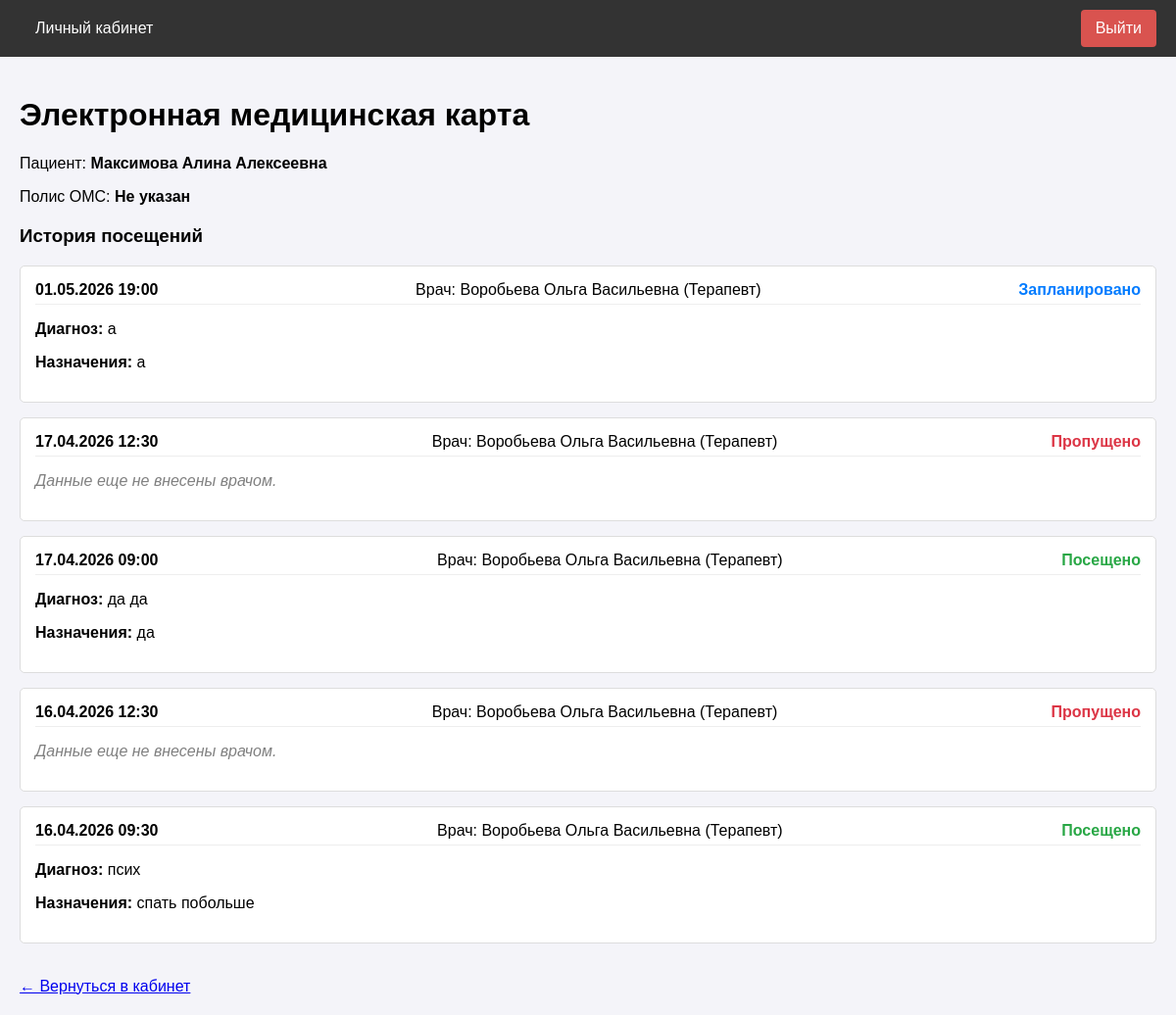
/patient/medical-card (signed in), run on an earlier commit of the app's database.
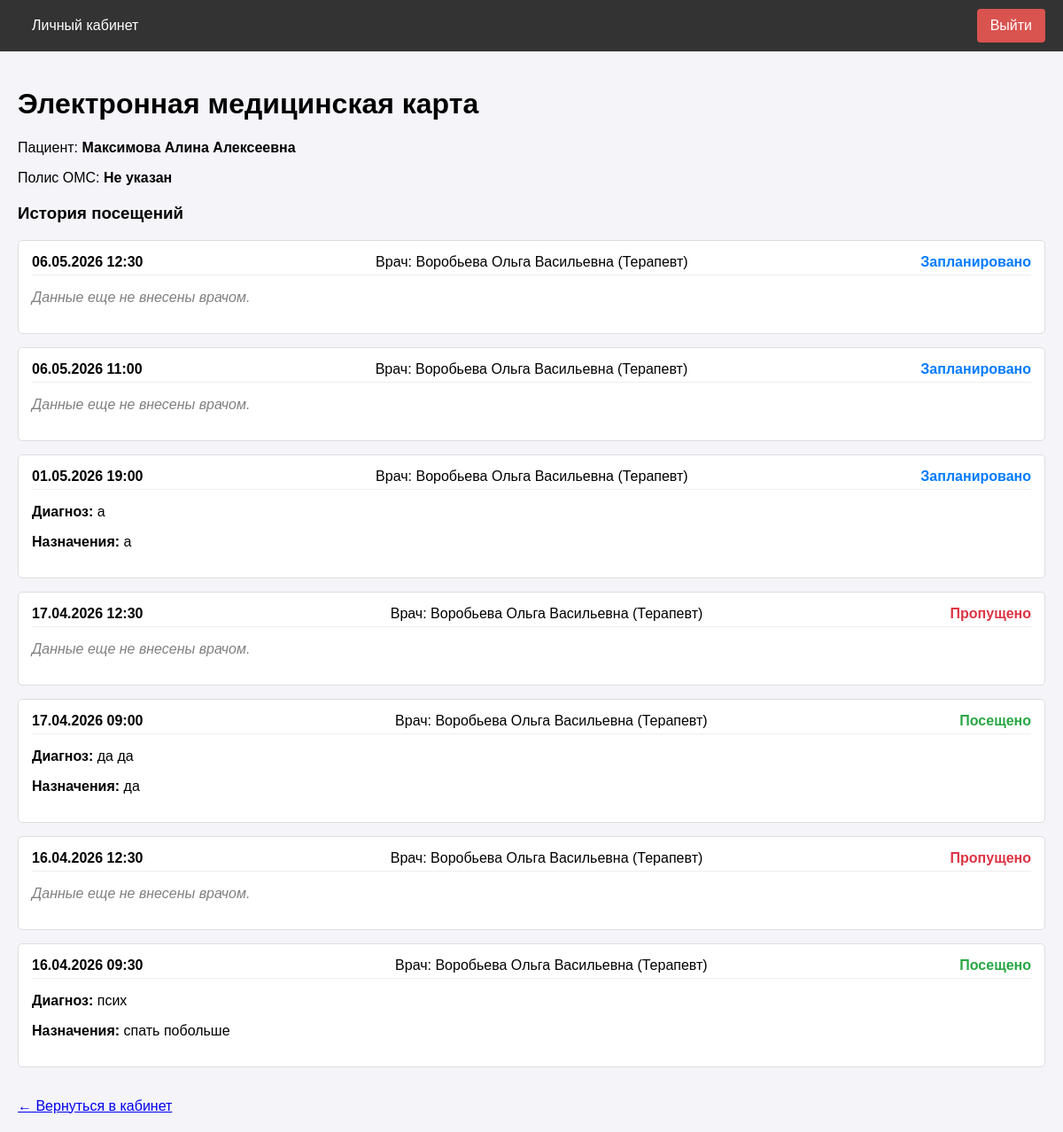
And on a later commit of the database.
### app/models.py (models this page shows, shortened)
class Appointment(db.Model):
    __tablename__ = 'appointments'
    id = db.Column(db.Integer, primary_key=True)
    patient_id = db.Column(db.Integer, db.ForeignKey('users.id'), nullable=False)
    doctor_id = db.Column(db.Integer, db.ForeignKey('users.id'), nullable=False)
    slot_id = db.Column(db.Integer, db.ForeignKey('schedule_slots.id'), nullable=False)
    status = db.Column(db.String(20), default='scheduled') # scheduled, completed, cancelled
    created_at = db.Column(db.DateTime, default=datetime.utcnow)
    diagnosis = db.Column(db.Text, nullable=True)
    prescription = db.Column(db.Text, nullable=True)
    @property
    def display_status(self):
        from datetime import datetime
        if self.status == 'cancelled':
            return 'Отменено'
        now = datetime.now()
        if self.slot.start_time > now:
            return 'Запланировано'
        if self.diagnosis or self.prescription:
            return 'Посещено'
        return 'Пропущено'

class ScheduleSlot(db.Model):
    __tablename__ = 'schedule_slots'
    id = db.Column(db.Integer, primary_key=True)
    doctor_id = db.Column(db.Integer, db.ForeignKey('users.id'), nullable=False)
    start_time = db.Column(db.DateTime, nullable=False, index=True)
    end_time = db.Column(db.DateTime, nullable=False)
    is_available = db.Column(db.Boolean, default=True) # True - свободно, False - занято/отменено
    appointment = db.relationship('Appointment', uselist=False, backref='slot')

class User(UserMixin, db.Model):
    __tablename__ = 'users'
    id = db.Column(db.Integer, primary_key=True)
    username = db.Column(db.String(64), index=True, unique=True)
    email = db.Column(db.String(120), index=True, unique=True)
    phone = db.Column(db.String(20), index=True, unique=True)
    password_hash = db.Column(db.String(256))
    role = db.Column(db.String(20), index=True, default='patient')
    specialty = db.Column(db.String(100), nullable=True) # Для врача
    office_number = db.Column(db.String(10), nullable=True) # Для врача
    oms_number = db.Column(db.String(20), nullable=True) # Для пациента
    created_at = db.Column(db.DateTime, default=datetime.utcnow)
    appointments_as_patient = db.relationship('Appointment', foreign_keys='Appointment.patient_id', backref='patient', lazy='dynamic')
    appointments_as_doctor = db.relationship('Appointment', foreign_keys='Appointment.doctor_id', backref='doctor', lazy='dynamic')
    schedule_slots = db.relationship('ScheduleSlot', backref='doctor', lazy='dynamic')
    action_logs = db.relationship('ActionLog', backref='user', lazy='dynamic')

### app/patient/routes.py (the view)
@bp.route('/medical-card')
@login_required
@role_required('patient')
def medical_card():
    appointments = Appointment.query\
        .join(ScheduleSlot, Appointment.slot_id == ScheduleSlot.id)\
        .filter(Appointment.patient_id == current_user.id)\
        .order_by(ScheduleSlot.start_time.desc())\
        .all()
    return render_template('patient/medical_card.html', title='Медицинская карта', appointments=appointments)

### app/models.py (called while the page is built)
@login_manager.user_loader
def load_user(user_id):
    return User.query.get(int(user_id))

### app/utils.py (called while the page is built)
def role_required(role):
    def decorator(f):
        @wraps(f)
        def decorated_function(*args, **kwargs):
            if not current_user.is_authenticated:
                return redirect(url_for('auth.login'))
            if current_user.role != role:
                flash('У вас нет доступа к этой странице.')
                return redirect(url_for('main.index'))
            return f(*args, **kwargs)
        return decorated_function
    return decorator

### app/templates/patient/medical_card.html
{% extends "base.html" %}
{% block content %}
<h1>Электронная медицинская карта</h1>
<p>Пациент: <strong>{{ current_user.username }}</strong></p>
<p>Полис ОМС: <strong>{{ current_user.oms_number or 'Не указан' }}</strong></p>
<div style="margin-top: 20px;">
    <h3>История посещений</h3>
    {% if appointments %}
        {% for appt in appointments %}
        <div style="border: 1px solid #ddd; padding: 15px; margin-bottom: 15px; border-radius: 5px; background-color: #fff;">
            <div style="display: flex; justify-content: space-between; border-bottom: 1px solid #eee; padding-bottom: 5px; margin-bottom: 10px;">
                <strong>{{ appt.slot.start_time.strftime('%d.%m.%Y %H:%M') }}</strong>
                <span>Врач: {{ appt.doctor.username }} ({{ appt.doctor.specialty }})</span>
                <span style="color: {% if appt.display_status == 'Запланировано' %}#007bff{% elif appt.display_status == 'Посещено' %}#28a745{% elif appt.display_status == 'Пропущено' %}#dc3545{% else %}#6c757d{% endif %}; font-weight: bold;">
                    {{ appt.display_status }}
                </span>
            </div>
            {% if appt.diagnosis %}
            <p><strong>Диагноз:</strong> {{ appt.diagnosis }}</p>
            {% endif %}
            {% if appt.prescription %}
            <p><strong>Назначения:</strong> {{ appt.prescription }}</p>
            {% endif %}
            {% if not appt.diagnosis and not appt.prescription %}
            <p style="color: gray; font-style: italic;">Данные еще не внесены врачом.</p>
            {% endif %}
        </div>
        {% endfor %}
    {% else %}
    <p style="color: #666;">У вас пока нет записей о приемах.</p>
    {% endif %}
</div>
<a href="{{ url_for('patient.dashboard') }}" style="margin-top: 20px; display: inline-block;">← Вернуться в кабинет</a>
{% endblock %}

What changed in the data, as far as the page shows it:
added Appointment: slot.start_time "06.05.2026 12:30", doctor.username "Воробьева Ольга Васильевна", doctor.specialty "Терапевт", display_status "Запланировано", shows "Данные еще не внесены врачом."
added Appointment: slot.start_time "06.05.2026 11:00", doctor.username "Воробьева Ольга Васильевна", doctor.specialty "Терапевт", display_status "Запланировано", shows "Данные еще не внесены врачом."
